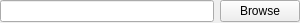
<?xml version="1.0" encoding="UTF-8"?>
<ui version="4.0">
 <class>FilePicker</class>
 <widget class="QWidget" name="FilePicker">
  <property name="geometry">
   <rect>
    <x>0</x>
    <y>0</y>
    <width>300</width>
    <height>23</height>
   </rect>
  </property>
  <property name="sizePolicy">
   <sizepolicy hsizetype="MinimumExpanding" vsizetype="Minimum">
    <horstretch>0</horstretch>
    <verstretch>0</verstretch>
   </sizepolicy>
  </property>
  <property name="minimumSize">
   <size>
    <width>300</width>
    <height>0</height>
   </size>
  </property>
  <property name="windowTitle">
   <string>Form</string>
  </property>
  <layout class="QHBoxLayout" name="horizontalLayout">
   <property name="margin">
    <number>0</number>
   </property>
   <item>
    <widget class="QLineEdit" name="value"/>
   </item>
   <item>
    <widget class="QPushButton" name="btnBrowse">
     <property name="text">
      <string>Browse</string>
     </property>
    </widget>
   </item>
  </layout>
 </widget>
 <resources/>
 <connections/>
</ui>
